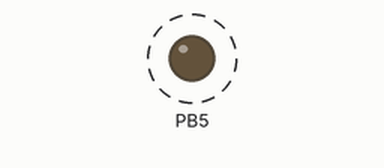
Simulated run of this program. Board: ATmega328P, built with avr-gcc and emulated at 16 MHz. On the bench: output pins drawn as LEDs (lit = HIGH). Dashed ring = blinking.

Above: at 0.2 s.
Timing chart, 0 to 3.0 s (numbered marks = the images above):
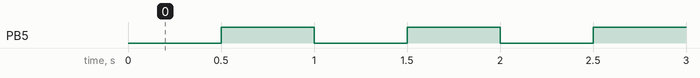

The program:

main.c
```c
#include <avr/io.h>
#define F_CPU 16000000UL

#include <avr/interrupt.h>
#include <avr/io.h>
#include <avr/power.h>

// this programs uses a timer interrupt to toggle the internal led pin

ISR(TIMER1_COMPA_vect)
{
    // set the pin
    PINB |= 1 << PB5;
}

int main(void)
{
    sei();
    // set pin as output
    DDRB |= 1 << PB5;

    // setup the timer
    PRR &= ~(1 << PRTIM1);
    TCCR1B |= 1 << WGM12 | 1 << CS12;
    OCR1A = 31249;
    TIMSK1 |= 1 << OCIE1A;

    while (1)
        ;
    return 0;
}
```

Measured:
- by itself, PB5: alternates HIGH for 0.50 s and LOW for 0.50 s
